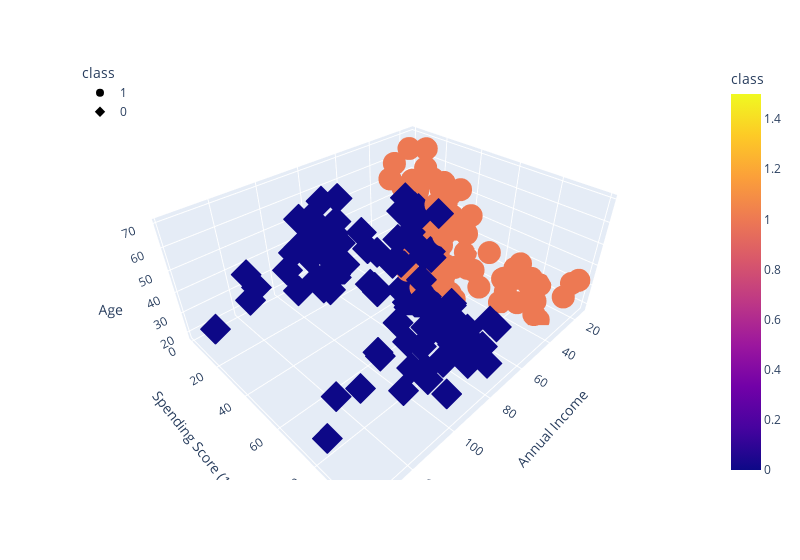

Here is the notebook cell this chart was saved with:
### Code cell
# Create a 3D Plot with 2 classes
test_cluster_amount(df_shopping, 2)
df_shopping.hvplot.scatter(x="Annual Income", y="Spending Score (1-100)", by="class")
fig = px.scatter_3d(
    df_shopping,
    x="Annual Income",
    y="Spending Score (1-100)",
    z="Age",
    color="class",
    symbol="class",
    width=800,
)
fig.update_layout(legend=dict(x=0, y=1))
fig.show()

### Figure 1 — Plotly figure (JSON) as saved in the notebook; plotly's stock layout.template omitted (floating-point values rounded to 4 significant figures)
{"data": [{"hovertemplate": "class=%{marker.color}<br>Annual Income=%{x}<br>Spending Score (1-100)=%{y}<br>Age=%{z}<extra></extra>", "legendgroup": "1", "marker": {"color": [1, 1, 1, 1, 1, 1, 1, 1, 1, 1, 1, 1, 1, 1, 1, 1, 1, 1, 1, 1, 1, 1, 1, 1, 1, 1, 1, 1, 1, 1, 1, 1, 1, 1, 1, 1, 1, 1, 1, 1, 1, 1, 1, 1, 1, 1, 1, 1, 1, 1, 1, 1, 1, 1, 1, 1, 1, 1, 1, 1, 1, 1, 1, 1, 1, 1, 1, 1, 1, 1, 1, 1, 1, 1, 1, 1, 1, 1, 1, 1, 1, 1, 1, 1, 1, 1, 1, 1, 1, 1, 1, 1, 1, 1, 1, 1, 1, 1, 1], "coloraxis": "coloraxis", "symbol": "circle"}, "mode": "markers", "name": "1", "scene": "scene", "showlegend": true, "type": "scatter3d", "x": [15, 15, 16, 16, 17, 17, 18, 18, 19, 19, 19, 19, 20, 20, 20, 20, 21, 21, 23, 23, 24, 24, 25, 25, 28, 28, 28, 28, 29, 29, 30, 30, 33, 33, 33, 33, 34, 34, 37, 37, 38, 38, 39, 39, 39, 39, 40, 40, 40, 40, 42, 42, 43, 43, 43, 43, 44, 44, 46, 46, 46, 46, 47, 47, 48, 48, 48, 48, 48, 48, 49, 49, 50, 50, 54, 54, 54, 54, 54, 54, 54, 54, 54, 54, 54, 54, 57, 57, 58, 58, 59, 59, 60, 60, 60, 60, 60, 60, 61], "y": [39, 81, 6, 77, 40, 76, 6, 94, 3, 72, 14, 99, 15, 77, 13, 79, 35, 66, 29, 98, 35, 73, 5, 73, 14, 82, 32, 61, 31, 87, 4, 73, 4, 92, 14, 81, 17, 73, 26, 75, 35, 92, 36, 61, 28, 65, 55, 47, 42, 42, 52, 60, 54, 60, 45, 41, 50, 46, 51, 46, 56, 55, 52, 59, 51, 59, 50, 48, 59, 47, 55, 42, 49, 56, 47, 54, 53, 48, 52, 42, 51, 55, 41, 44, 57, 46, 58, 55, 60, 46, 55, 41, 49, 40, 42, 52, 47, 50, 42], "z": [19, 21, 20, 23, 31, 22, 35, 23, 64, 30, 67, 35, 58, 24, 37, 22, 35, 20, 52, 35, 35, 25, 46, 31, 54, 29, 45, 35, 40, 23, 60, 21, 53, 18, 49, 21, 42, 30, 36, 20, 65, 24, 48, 31, 49, 24, 50, 27, 29, 31, 49, 33, 31, 59, 50, 47, 51, 69, 27, 53, 70, 19, 67, 54, 63, 18, 43, 68, 19, 32, 70, 47, 60, 60, 59, 26, 45, 40, 23, 49, 57, 38, 67, 46, 21, 48, 55, 22, 34, 50, 68, 18, 48, 40, 32, 24, 47, 27, 48]}, {"hovertemplate": "class=%{marker.color}<br>Annual Income=%{x}<br>Spending Score (1-100)=%{y}<br>Age=%{z}<extra></extra>", "legendgroup": "0", "marker": {"color": [0, 0, 0, 0, 0, 0, 0, 0, 0, 0, 0, 0, 0, 0, 0, 0, 0, 0, 0, 0, 0, 0, 0, 0, 0, 0, 0, 0, 0, 0, 0, 0, 0, 0, 0, 0, 0, 0, 0, 0, 0, 0, 0, 0, 0, 0, 0, 0, 0, 0, 0, 0, 0, 0, 0, 0, 0, 0, 0, 0, 0, 0, 0, 0, 0, 0, 0, 0, 0, 0, 0, 0, 0, 0, 0, 0, 0, 0, 0, 0, 0, 0, 0, 0, 0, 0, 0, 0, 0, 0, 0, 0, 0, 0, 0, 0, 0, 0, 0, 0, 0], "coloraxis": "coloraxis", "symbol": "diamond"}, "mode": "markers", "name": "0", "scene": "scene", "showlegend": true, "type": "scatter3d", "x": [61, 62, 62, 62, 62, 62, 62, 63, 63, 63, 63, 63, 63, 64, 64, 65, 65, 65, 65, 67, 67, 67, 67, 69, 69, 70, 70, 71, 71, 71, 71, 71, 71, 72, 72, 73, 73, 73, 73, 74, 74, 75, 75, 76, 76, 77, 77, 77, 77, 78, 78, 78, 78, 78, 78, 78, 78, 78, 78, 78, 78, 79, 79, 81, 81, 85, 85, 86, 86, 87, 87, 87, 87, 87, 87, 88, 88, 88, 88, 93, 93, 97, 97, 98, 98, 99, 99, 101, 101, 103, 103, 103, 103, 113, 113, 120, 120, 126, 126, 137, 137], "y": [49, 41, 48, 59, 55, 56, 42, 50, 46, 43, 48, 52, 54, 42, 46, 48, 50, 43, 59, 43, 57, 56, 40, 58, 91, 29, 77, 35, 95, 11, 75, 9, 75, 34, 71, 5, 88, 7, 73, 10, 72, 5, 93, 40, 87, 12, 97, 36, 74, 22, 90, 17, 88, 20, 76, 16, 89, 1, 78, 1, 73, 35, 83, 5, 93, 26, 75, 20, 95, 27, 63, 13, 75, 10, 92, 13, 86, 15, 69, 14, 90, 32, 86, 15, 88, 39, 97, 24, 68, 17, 85, 23, 69, 8, 91, 16, 79, 28, 74, 18, 83], "z": [20, 23, 49, 67, 26, 49, 21, 66, 54, 68, 66, 65, 19, 38, 19, 18, 19, 63, 49, 51, 50, 27, 38, 40, 39, 23, 31, 43, 40, 59, 38, 47, 39, 25, 31, 20, 29, 44, 32, 19, 35, 57, 32, 28, 32, 25, 28, 48, 32, 34, 34, 43, 39, 44, 38, 47, 27, 37, 30, 34, 30, 56, 29, 19, 31, 50, 36, 42, 33, 36, 32, 40, 28, 36, 36, 52, 30, 58, 27, 59, 35, 37, 32, 46, 29, 41, 30, 54, 28, 41, 36, 34, 32, 33, 38, 47, 35, 45, 32, 32, 30]}], "layout": {"coloraxis": {"colorbar": {"title": {"text": "class"}}, "colorscale": [[0, "#0d0887"], [0.1111, "#46039f"], [0.2222, "#7201a8"], [0.3333, "#9c179e"], [0.4444, "#bd3786"], [0.5556, "#d8576b"], [0.6667, "#ed7953"], [0.7778, "#fb9f3a"], [0.8889, "#fdca26"], [1, "#f0f921"]]}, "legend": {"title": {"text": "class"}, "tracegroupgap": 0, "x": 0, "y": 1}, "margin": {"t": 60}, "scene": {"domain": {"x": [0, 1], "y": [0, 1]}, "xaxis": {"title": {"text": "Annual Income"}}, "yaxis": {"title": {"text": "Spending Score (1-100)"}}, "zaxis": {"title": {"text": "Age"}}}, "width": 800}}
